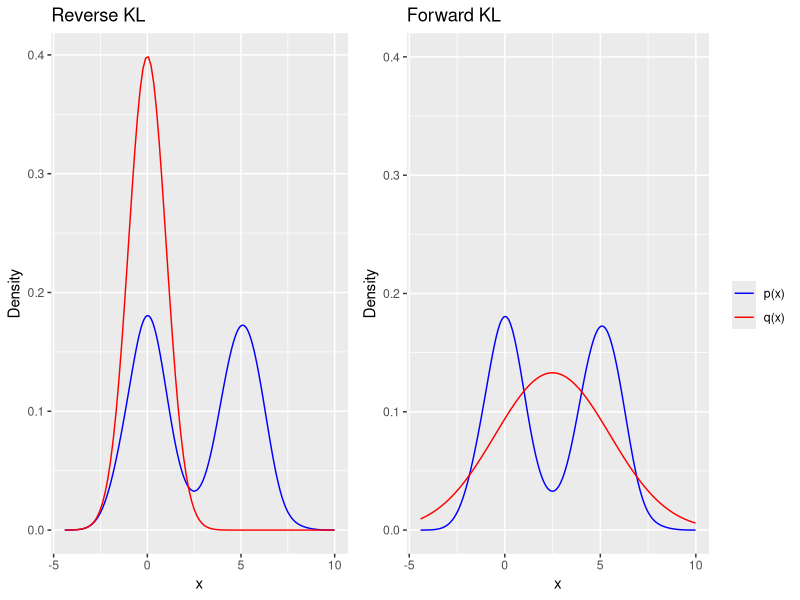
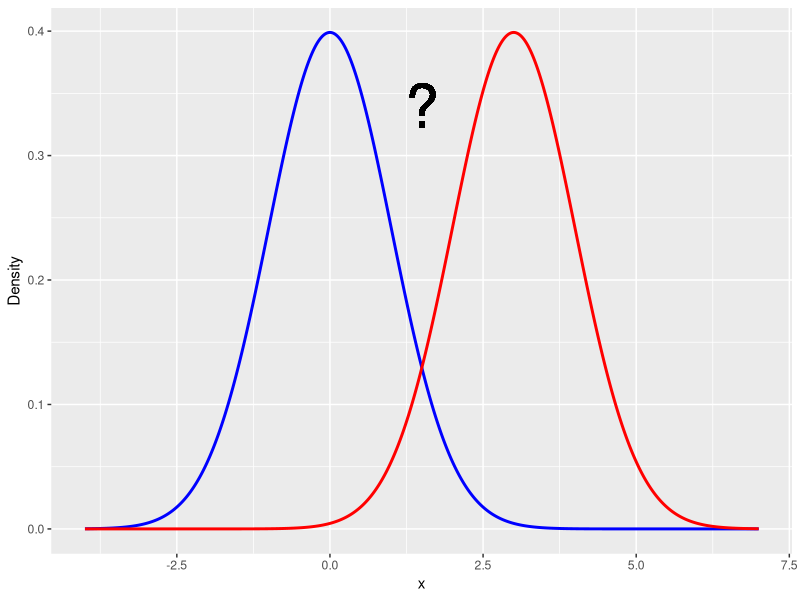

Generate these figures, in order, with R:
library(ggplot2)
library(MASS)     
library(gridExtra)

########## CREATE NORMAL DISTRIBUTIONS

  
set.seed(123)

x <- seq(-4, 7, length.out = 1000)
normal_density1 <- dnorm(x, 0, 1)
normal_density2 <- dnorm(x, 3, 1)
data <- data.frame(x = x, NormalDensity1 = normal_density1, NormalDensity2 = normal_density2)
p = ggplot(data, aes(x = x)) +
    geom_line(aes(y = NormalDensity1), color = "blue", size = 1) +
    geom_line(aes(y = NormalDensity2), color = "red", size = 1) +
    labs(x = "x",
         y = "Density") +
    geom_text(aes(x = 1.5, y = 0.34, label = "?"), color = "black", size = 15)

ggsave("../figure/normal_distributions.png", plot = p, width = 7, height = 3)



# Generate samples from both distributions

samples1 <- rnorm(1000, 0, 1)
samples2 <- rnorm(1000, 5, 1)

# Combine samples to form a Gaussian mixture
mixture_samples <- c(samples1, samples2)

data <- data.frame(value = mixture_samples)

# Use density function to estimate the density of the mixture
density_data <- density(mixture_samples, bw = "nrd0")
density_df <- data.frame(value = density_data$x, density = density_data$y)

# Plotting the density using ggplot2
p1 = ggplot(density_df, aes(x = value, y = density)) +
       geom_line(color = "blue") +
       labs(title = "Reverse KL",
       x = "x",
       y = "Density") +
       stat_function(fun = dnorm, args = list(mean = 0, sd = 1), color = "red")


p2 <- ggplot(density_df, aes(x = value, y = density)) +
  geom_line(aes(color = "p(x)")) + 
  labs(title = "Forward KL",
       x = "x",
       y = "Density") +
  stat_function(fun = dnorm, args = list(mean = 2.5, sd = 3), aes(color = "q(x)")) + 
  scale_color_manual(name = "", values = c("p(x)" = "blue", "q(x)" = "red")) +  
  theme(legend.position = "right") +
  ylim(0, 0.4)  

plot = grid.arrange(p1, p2, ncol = 2, widths = c(1, 1.25))
ggsave("../figure/kl_fitting_plot.png", plot =plot, width = 8, height = 3)
